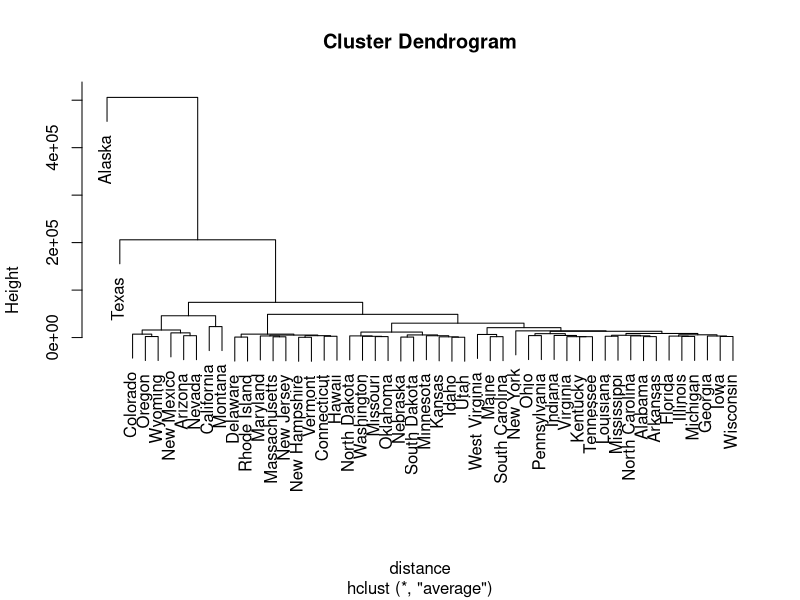
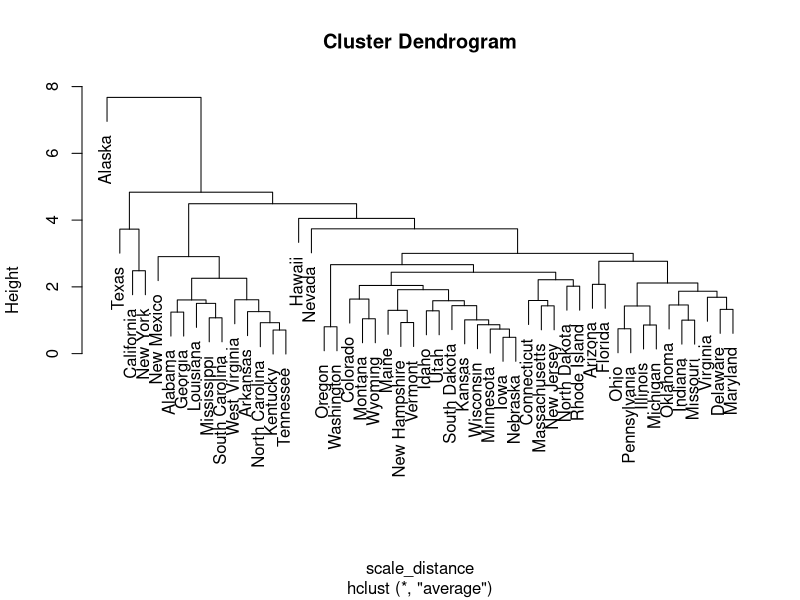
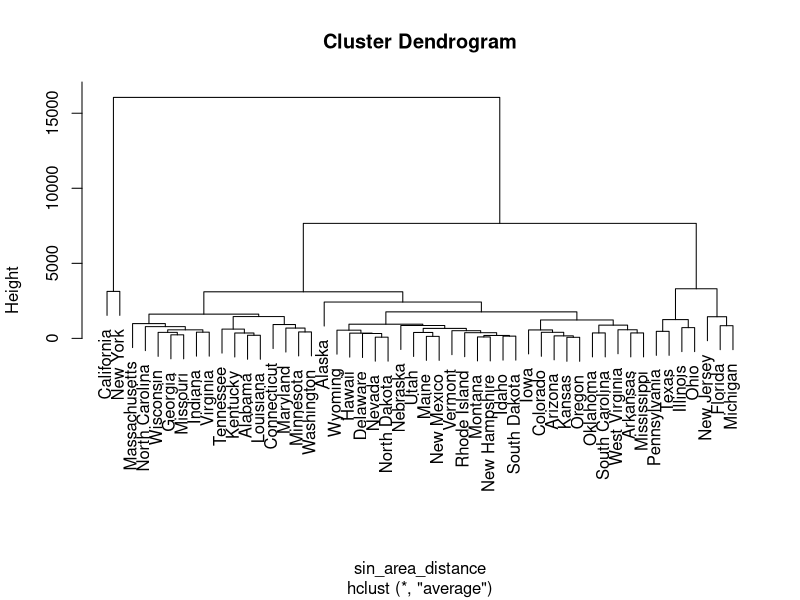
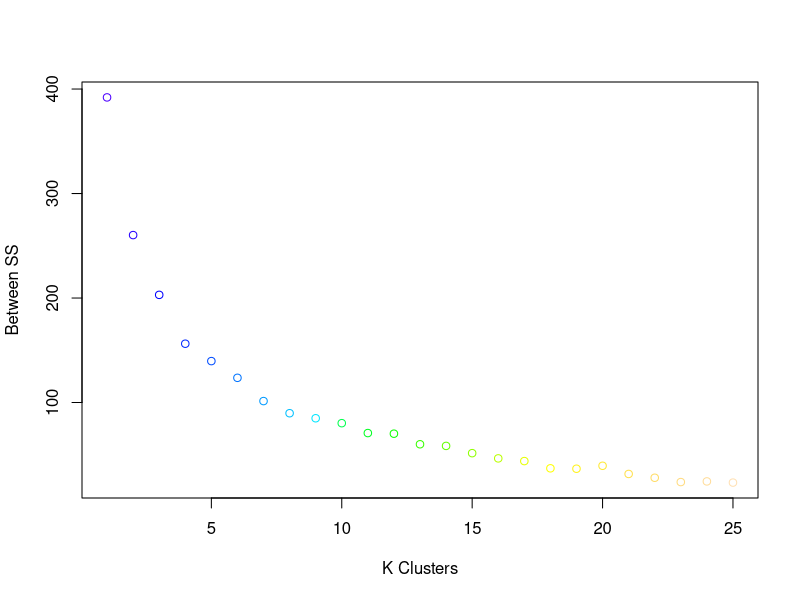
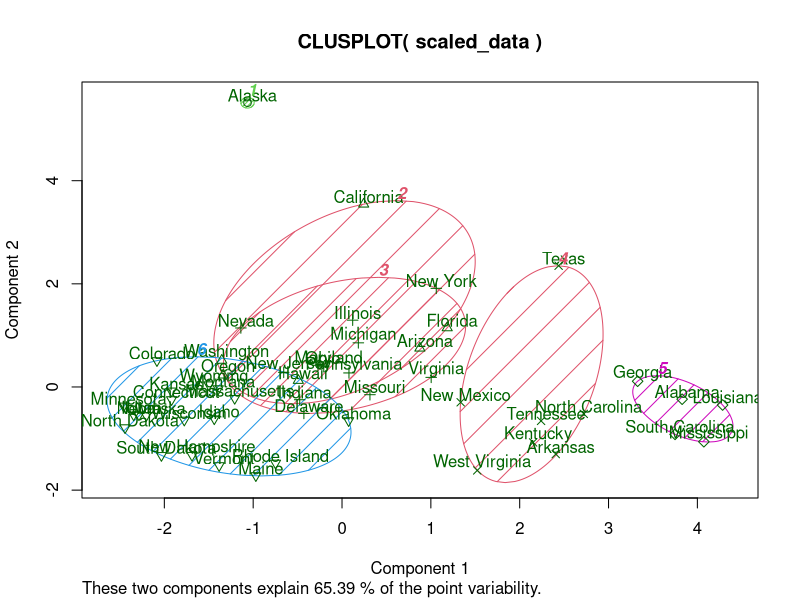

Here is the R script that generated these plots, in order:
## ---- chunk 1
knitr::opts_chunk$set(echo = TRUE)
library(tidyverse)
library(cluster)
## ---- chunk 2
# get data
states_data <- state.x77
## ---- chunk 3
# Compute distance matrix
distance = dist(as.matrix(states_data))

# Perform Clustering
hc <- hclust(distance, method = "average")

# plot
plot(hc)
## ---- chunk 4
# Normalized Data
scaled_data <- scale(states_data)

# Scaled Data Distance
scale_distance <- dist(as.matrix(scaled_data))

# Clustering with Normalized data
scale_cluster <- hclust(scale_distance, method = "average")

# plot
plot(scale_cluster)
## ---- chunk 5
# Take area away
st_data <- data.frame(states_data) # matrix to DF
states <- st_data %>% 
  select(-Area)

states <- as.matrix(states) # convert back to matrix

# Distance
sin_area_distance = dist(as.matrix(states))

# Clustering
sin_area_clusters <- hclust(sin_area_distance, method = "average")

# Plot
plot(sin_area_clusters)

## ---- chunk 6
# get clusters using normalized data
clusters = kmeans(scaled_data, 3)
(clusters)
## ---- chunk 7
table <- NULL

for (k in 1:25){
  clusters_for <- kmeans(scaled_data, k)
  table[k] <- sum(clusters_for$withinss)
}

plot(table, col = topo.colors(25),
     ylab = "Between SS",
     xlab = "K Clusters")
## ---- chunk 8
clusters = kmeans(scaled_data, 6)
(clusters)
## ---- chunk 9
clusplot(scaled_data, clusters$cluster, color=TRUE, shade=TRUE, labels=2, lines=0)
